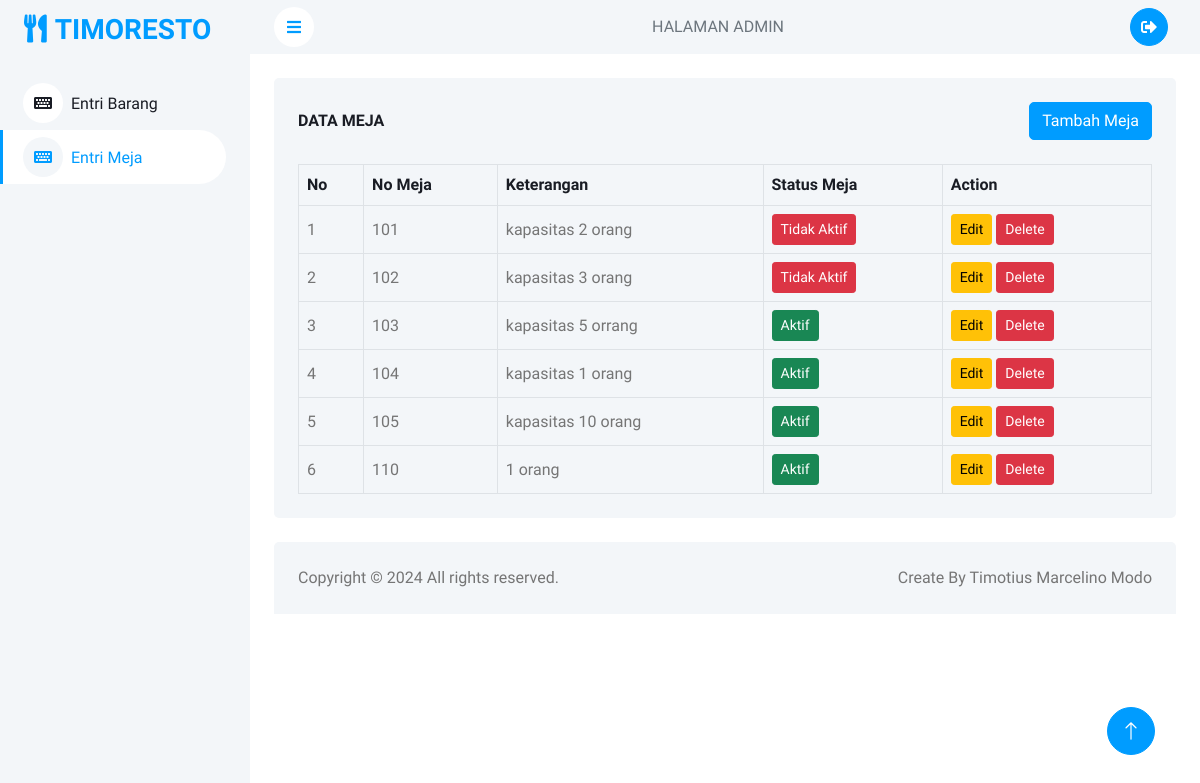
Page /meja.php on the committed database.
### tables this page shows
CREATE TABLE `meja` (
  `idMeja` int NOT NULL,
  `kodeMeja` int NOT NULL,
  `keterangan` text NOT NULL,
  `statusMeja` tinyint(1) NOT NULL
);

### meja.php (the view, shortened to what this page needs)
<!DOCTYPE html>
<html lang="en">
<head>
    <link href="https://cdnjs.cloudflare.com/ajax/libs/font-awesome/5.10.0/css/all.min.css" rel="stylesheet">
    <link href="https://cdn.jsdelivr.net/npm/bootstrap-icons@1.4.1/font/bootstrap-icons.css" rel="stylesheet">
    <link href="lib/owlcarousel/assets/owl.carousel.min.css" rel="stylesheet">
    <link href="lib/tempusdominus/css/tempusdominus-bootstrap-4.min.css" rel="stylesheet" />
    <link href="css/bootstrap.min.css" rel="stylesheet">
    <link href="css/style.css" rel="stylesheet">
</head>
<body>
    <div class="container-xxl position-relative bg-white d-flex p-0">
         <div class="sidebar pe-4 pb-3">
            <nav class="navbar bg-light navbar-light">
                <a  class="navbar-brand mx-4 mb-3">
                <h3 class="text-primary"><i class="fas fa-utensils me-2"></i>TIMORESTO</h3>
                </a>
                <div class="navbar-nav w-100">
                        <a href="admin.php" class="nav-item nav-link ">
                            <i class="fa fa-keyboard me-2"></i>Entri Barang</a>
                        <a href="meja.php" class="nav-item nav-link active">
                            <i class="fa fa-keyboard me-2"></i>Entri Meja</a>
                </div>
            </nav>
        </div>
        <div class="content">
            <nav class="navbar navbar-expand bg-light navbar-light sticky-top px-4 py-0">
                <a href="#" class="sidebar-toggler flex-shrink-0">
                    <i class="fa fa-bars"></i>
                </a>
                <span class="d-none d-lg-inline-flex ms-auto text-secondary">HALAMAN ADMIN</span>
                <div class="navbar-nav align-items-center ms-auto">
                    <div class="nav-item dropdown">
                    <a href="#" data-bs-toggle="dropdown">
                    <div class="m-1">
                    <button type="button" class="btn btn-square btn-primary m-1">
                         <i class="fas fa-sign-out-alt"></i>
</div>
                    </div>
                </div>
            </nav>
<div class="container-fluid pt-4 px-4">
    <div class="bg-light text-center rounded p-4">
        <div class="d-flex align-items-center justify-content-between mb-4">
            <h6 class="mb-0">DATA MEJA</h6>
            <a href="buatMeja.php" class="btn btn-primary">Tambah Meja</a>
        </div>
        <div class="table-responsive">
            <table class="table text-start align-middle table-bordered table-hover mb-0">
                <thead>
                    <tr class="text-dark">
                        <th scope="col">No</th>
                        <th scope="col">No Meja</th>
                        <th scope="col">Keterangan</th>
                        <th scope="col">Status Meja</th>
                        <th scope="col">Action</th>
                    </tr>
                </thead>
                <tbody>
                    <?php
                    include 'koneksi.php';
                    $query = "SELECT * FROM meja";
                    $result = $koneksi->query($query);
                    if ($result && $result->num_rows > 0) {
                        $no = 1;
                        while ($row = $result->fetch_assoc()) {
                    ?>
                            <tr>
                                <td><?php echo $no++; ?></td>
                                <td><?php echo $row['kodeMeja']; ?></td>
                                <td><?php echo $row['keterangan']; ?></td>
                                <td>
                                    <button class="btn btn-<?php echo ($row['statusMeja'] == 1) ? 'success' : 'danger'; ?> btn-sm status-btn" data-id="<?php echo $row['idMeja']; ?>" data-status="<?php echo $row['statusMeja']; ?>">
                                        <?php echo ($row['statusMeja'] == 1) ? 'Aktif' : 'Tidak Aktif'; ?>
                                    </button>
                                </td>
                                <td>
                                    <button type="button" class="btn btn-warning btn-sm edit-btn"
                                     onclick="window.location.href='editMeja.php?idMeja=<?php echo $row['idMeja']; ?>'" data-id="<?php echo $row['idMeja']; ?>" data-nama="<?php echo $row['kodeMeja']; ?>" data-harga="<?php echo $row['keterangan']; ?>">Edit</button>
                                    <button type="button" class="btn btn-danger btn-sm" data-bs-toggle="modal" data-bs-target="#hapusModal<?php echo $row['idMeja']; ?>">Delete</button>
                                </td>
                            </tr>
                    <?php
                        }
                    } else {
                        echo "<tr><td colspan='4'>Tidak ada data yang tersedia</td></tr>";
                    }
                    ?>
                </tbody>
            </table>
        </div>
    </div>
</div>
            <div class="container-fluid pt-4 px-4">
                <div class="bg-light rounded-top p-4">
                    <div class="row">
                        <div class="col-12 col-sm-6 text-center text-sm-start">
                        Copyright © 2024 All rights reserved.
                        </div>
                        <div class="col-12 col-sm-6 text-center text-sm-end">
                            Create By Timotius Marcelino Modo
                        </div>
                    </div>
                </div>
            </div>
        </div>
        <a href="#" class="btn btn-lg btn-primary btn-lg-square back-to-top"><i class="bi bi-arrow-up"></i></a>
    </div>
</body>
</html>

### css/style.css (style rules this page uses)
:root { --primary: #009CFF; --light: #F3F6F9; --dark: #191C24; }
.back-to-top { position: fixed; display: none; right: 45px; bottom: 45px; z-index: 99; }
.btn { transition: .5s; }
.btn.btn-primary { color: #FFFFFF; }
.btn-square { width: 38px; height: 38px; }
.btn-lg-square { width: 48px; height: 48px; }
.btn-square, .btn-sm-square, .btn-lg-square { padding: 0; display: inline-flex; align-items: center; justify-content: center; font-weight: normal; border-radius: 50px; }
.sidebar { position: fixed; top: 0; left: 0; bottom: 0; width: 250px; height: 100vh; overflow-y: auto; background: var(--light); transition: 0.5s; z-index: 999; }
.content { margin-left: 250px; min-height: 100vh; background: #FFFFFF; transition: 0.5s; }
@media (min-width: 992px) { .sidebar { margin-left: 0; } }
@media (min-width: 992px) { .content { width: calc(100% - 250px); } }
.sidebar .navbar .navbar-nav .nav-link { padding: 7px 20px; color: var(--dark); font-weight: 500; border-left: 3px solid var(--light); border-radius: 0 30px 30px 0; outline: none; }
.sidebar .navbar .navbar-nav .nav-link:hover, .sidebar .navbar .navbar-nav .nav-link.active { color: var(--primary); background: #FFFFFF; border-color: var(--primary); }
.sidebar .navbar .navbar-nav .nav-link i { width: 40px; height: 40px; display: inline-flex; align-items: center; justify-content: center; background: #FFFFFF; border-radius: 40px; }
.sidebar .navbar .navbar-nav .nav-link:hover i, .sidebar .navbar .navbar-nav .nav-link.active i { background: var(--light); }
.content .navbar .sidebar-toggler, .content .navbar .navbar-nav .nav-link i { width: 40px; height: 40px; display: inline-flex; align-items: center; justify-content: center; background: #FFFFFF; border-radius: 40px; }

### rows in the picture
meja: kodeMeja "101", keterangan "kapasitas 2 orang", statusMeja "Tidak Aktif"
meja: kodeMeja "102", keterangan "kapasitas 3 orang", statusMeja "Tidak Aktif"
meja: kodeMeja "103", keterangan "kapasitas 5 orrang", statusMeja "Aktif"
meja: kodeMeja "104", keterangan "kapasitas 1 orang", statusMeja "Aktif"
meja: kodeMeja "105", keterangan "kapasitas 10 orang", statusMeja "Aktif"
meja: kodeMeja "110", keterangan "1 orang", statusMeja "Aktif"
